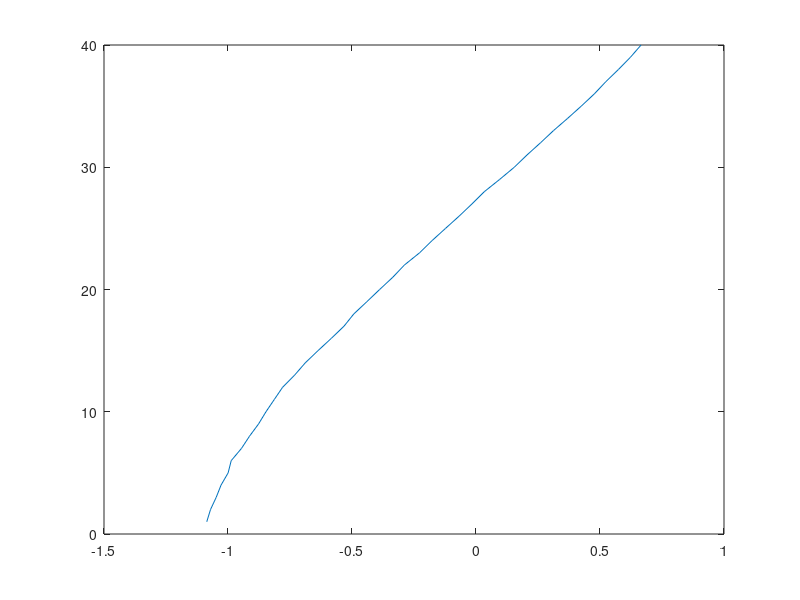

This figure's MATLAB source: (Note: this script raises an error after producing the figure.)
clc
clear 

%% Dinamyc System
%--------------------------------------------------------------------------
% SYSTEM
%--------------------------------------------------------------------------
%..........................................................................
% System constrains
%..........................................................................
% Adjacency Matrix
M_A = [0 0; 0 1];

g1 = 2;
cx1 = 0;
cx2 = 0.2;
cx3 = 1;
cx21 = (1 - cx2);
cx4 = 1;


%..........................................................................
%--------------------------------------------------------------------------
% creando la ecuacion (5)
Ts = 0.05; %delta time

A = [0 1; -1 0];

C = [0 1];

Al = [0.9988 0.05; -0.05 0.9988];
A1 = Al;
A2 = Al;
A3 = Al;
A4 = Al;

B_l = [0.16 0.08]';

B1o = [0.1 0.05]';
B1 = (g1+cx1)*B1o;

B2o = [-0.08 -0.05]';
B2 = (cx2 + cx21)*B2o;

B3o = [-0.19 -0.1]';
B3 = cx3*B3o;

B4o = [0.13 0.08]';
B4 = cx4*B4o;

C1 = C;
C2 = C;
C3 = C;
C4 = C;

% Disturbances
md = 0.03;
dmax = 3*md;
dmin = -3*md;

Ad = [1 -1]';
bd = [dmax -dmin]';

% Energy
umax = 1;
umin = -1;

% Constraints
A_err = [1 0; -1 0; 0 1; 0 -1];
b_err = [100 100 100 100]';

Au = [1 -1]';
bu = [umax -umin]';

%% MPC Tuning
%--------------------------------------------------------------------------
% MPC tunning
%--------------------------------------------------------------------------
%..........................................................................
% Backward finite horizon
%..........................................................................

L = 40;%Horizonte del MHE
T = 40;%horizonte del mpc
%..........................................................................
% MHE weights
%..........................................................................

W = 1000;
Wd = 100;

%..........................................................................
% MPC Weights
%..........................................................................

Q = [10 0; 0 10];
R = 0.01;

%--------------------------------------------------------------------------
% QUADRATIC OPTIMIZATION PROBLEM
%--------------------------------------------------------------------------
%..........................................................................
% Formulation
%..........................................................................

% States number
nx = size(A1,2);
% Control signals number
nu = size(B1,2);
% Disturbance number
nd = size(B1,2);
% Output number
nc = size(eye(2),1);
% Output number
nc1 = size( C1, 1 );
nc3 = size( C3, 1 );
nc2 = size( C2, 1 );
nc4 = size( C4, 1 );



%%  Construction A_, B_, P_
%  Equation (8)
A_ = zeros( nx*T, nx); %Gx

B_1 = zeros( nx*T, nu*T); %Gu
B_2 = zeros( nx*T, nu*T); %Gu
B_3 = zeros( nx*T, nu*T); %Gu
B_4 = zeros( nx*T, nu*T); %Gu

P_ = zeros( nx*T, nx*T); %Gg
for i = 1:T
    A_( nx*(i-1)+1:nx*i  ,:) = A1^i;
    for j = 1:T-i+1
        B_1( nx*(j+i-2)+1:nx*(j+i-1) , nu*(j-1)+1:nu*j ) = -(A1^(i-1))*B1;
        B_2( nx*(j+i-2)+1:nx*(j+i-1) , nu*(j-1)+1:nu*j ) = -(A2^(i-1))*B2;
        B_3( nx*(j+i-2)+1:nx*(j+i-1) , nu*(j-1)+1:nu*j ) = -(A3^(i-1))*B3;
        B_4( nx*(j+i-2)+1:nx*(j+i-1) , nu*(j-1)+1:nu*j ) = -(A4^(i-1))*B4;
        
        P_( nx*(j+i-2)+1:nx*(j+i-1) , nx*(j-1)+1:nx*j ) = (A1^(i-1));
    end
        
end

%% MPC
% equation 11

%..........................................................................
% Q_hat, R_hat construction
%..........................................................................

Q_hat = kron( eye(T), Q );

R_hat = kron( eye(T), R );


H = B_1'*Q_hat*B_1 + R_hat;
H = ( H+H' )/2;

H2 = B_2'*Q_hat*B_2 + R_hat;
H2 = ( H2+H2' )/2;

H3 = B_3'*Q_hat*B_3 + R_hat;
H3 = ( H3+H3' )/2;

H4 = B_4'*Q_hat*B_4 + R_hat;
H4 = ( H4+H4' )/2;


%% Costruction A_e, B_e, P_e
% Equation (15)
Ae_1 = zeros( nc1*(L+1), nx); %Gxc1
Ae_2 = zeros( nc1*(L+1), nx); %Gxc2
Ae_3 = zeros( nc1*(L+1), nx); %Gxc3
Ae_4 = zeros( nc1*(L+1), nx); %Gxc4

Be_1 = zeros( nc1*(L+1), nu*L); %Guc1
Be_2 = zeros( nc1*(L+1), nu*L); %Guc2
Be_3 = zeros( nc1*(L+1), nu*L); %Guc3
Be_4 = zeros( nc1*(L+1), nu*L); %Guc4

Pe_1 = zeros( nc1*(L+1), nx); %Ggc1
Pe_2 = zeros( nc1*(L+1), nx); %Ggc2
Pe_3 = zeros( nc1*(L+1), nx); %Ggc3
Pe_4 = zeros( nc1*(L+1), nx); %Ggc4

Ae_1( 1:nc1, :) = C1;
for i = 2:L+1
    Ae_1( nc1*(i-1)+1:nc1*i , : ) = C1*(A1^(i-1));
    Ae_2( nc1*(i-1)+1:nc1*i , : ) = C2*(A2^(i-1));
    Ae_3( nc1*(i-1)+1:nc1*i , : ) = C3*(A3^(i-1));
    Ae_4( nc1*(i-1)+1:nc1*i , : ) = C4*(A4^(i-1));
    for j = 1:L-i+2
        Be_1( nc1*(j+i-2)+1:nc1*(j+i-1) , nu*(j-1)+1:nu*j ) = -(C1*(A1^(i-2)))*B1;
        Be_2( nc1*(j+i-2)+1:nc1*(j+i-1) , nu*(j-1)+1:nu*j ) = -(C2*(A2^(i-2)))*B2;
        Be_3( nc1*(j+i-2)+1:nc1*(j+i-1) , nu*(j-1)+1:nu*j ) = -(C3*(A3^(i-2)))*B3;
        Be_4( nc1*(j+i-2)+1:nc1*(j+i-1) , nu*(j-1)+1:nu*j ) = -(C4*(A4^(i-2)))*B4;
        
        Pe_1( nc1*(j+i-2)+1:nc1*(j+i-1) , nx*(j-1)+1:nx*j ) = (C1*(A1^(i-2))); 
        Pe_2( nc1*(j+i-2)+1:nc1*(j+i-1) , nx*(j-1)+1:nx*j ) = (C2*(A2^(i-2))); 
        Pe_3( nc1*(j+i-2)+1:nc1*(j+i-1) , nx*(j-1)+1:nx*j ) = (C3*(A3^(i-2))); 
        Pe_4( nc1*(j+i-2)+1:nc1*(j+i-1) , nx*(j-1)+1:nx*j ) = (C4*(A4^(i-2))); 
    end
end



%%  MHE
% equation 18

%..........................................................................
% W_hat construction
%..........................................................................

W_hat = kron(eye(L+1),W);

Wd_hat = kron( eye(L) , Wd );


Hm1 = [Ae_1'*W_hat*Ae_1  Ae_1'*W_hat*Be_1;
      Be_1'*W_hat*Ae_1  Be_1'*W_hat*Be_1+Wd_hat];
  
Hm1 =( Hm1+Hm1')/2;


Hm2 = [Ae_2'*W_hat*Ae_2 Ae_2'*W_hat*Be_2;
      Be_2'*W_hat*Ae_2 Be_2'*W_hat*Be_2+Wd_hat];
  
Hm2 =( Hm2+Hm2')/2;


Hm3 = [Ae_3'*W_hat*Ae_3 Ae_3'*W_hat*Be_3;
      Be_3'*W_hat*Ae_3 Be_3'*W_hat*Be_3+Wd_hat];
  
Hm3 =( Hm3+Hm3')/2;

Hm4 = [Ae_4'*W_hat*Ae_4 Ae_4'*W_hat*Be_4;
      Be_4'*W_hat*Ae_4 Be_4'*W_hat*Be_4+Wd_hat];
  
Hm4 =( Hm4+Hm4')/2;

%..........................................................................
%% Constrains Augmented System
%..........................................................................

% MPC

Au_hat = kron( eye(T), Au );
bu_hat = kron( ones(T,1), bu );

AU = Au_hat;

AA = AU;

% MHE

Ae_hat_m = kron( eye(1), A_err );
be_hat_m = kron( ones(1,1), b_err );

Ad_hat_m = kron( eye(L), Ad );
bd_hat_m = kron( ones(L,1), bd );

AA_m = [Ae_hat_m zeros( size( Ae_hat_m , 1 ) , size( Ad_hat_m , 2 ) );
      zeros( size( Ad_hat_m , 1) , size( Ae_hat_m , 2 ) ) Ad_hat_m];
  
bU_m = [be_hat_m; bd_hat_m];
%

%..........................................................................
%--------------------------------------------------------------------------



%--------------------------------------------------------------------------
% SIMULATION
%--------------------------------------------------------------------------
%..........................................................................
% Parameters
%..........................................................................

% Inicial conditions
x = [1 1]';

x1 = [3*randn(1,1) 0.5*randn(1,1)]';

x3 = [3*randn(1,1) 0.5*randn(1,1)]';

x2 = [3*randn(1,1) 0.5*randn(1,1)]';

x4 = [3*randn(1,1) 0.5*randn(1,1)]';

e = g1*( x - x1 );

e3 = cx3*(x1 - x3);

e2 = cx2*(x3 - x2) + cx21*(x1 - x2);

e4 = cx4*(x2 - x4);

% Final time
tf = 25;

% Time vector
t = 0:Ts:tf;
t = t';

%..........................................................................
% History vectors
%..........................................................................

% Real States
X = zeros( length(t)+1 , nx );
X( 1 , : ) = x;

X1 = zeros( length(t)+1 , nx );
X1( 1 , : ) = x1;

X3 = zeros( length(t)+1 , nx );
X3( 1 , : ) = x3;

X2 = zeros( length(t)+1 , nx );
X2( 1 , : ) = x2;

X4 = zeros( length(t)+1 , nx );
X4( 1 , : ) = x4;

E = zeros( length(t)+1 , nx );
Ee1 = E;
E( 1 , : ) = e;

E3 = zeros( length(t)+1 , nx );
Ee3 = E3;
E3( 1 , : ) = e3;
% 
E2 = zeros( length(t)+1 , nx );
Ee2 = E2;
E2( 1 , : ) = e2;

E4 = zeros( length(t)+1 , nx );
Ee4 = E4;
E4( 1 , : ) = e4;

% Output
Y1 = zeros( length(t), nc1);
Y1( 1, :) = C1*e;

Y2 = zeros( length(t), nc2);
Y2( 1, :) = C2*e2;

Y3 = zeros( length(t), nc3);
Y3( 1, :) = C3*e3;

Y4 = zeros( length(t), nc4);
Y4( 1, :) = C4*e4;

% Control Signal
U = zeros( length(t) , nu );

U3 = zeros( length(t) , nu );

U2 = zeros( length(t) , nu );

U4 = zeros( length(t) , nu );

U_leader = zeros( length(t) , nu );

% Disturbances

D1 = zeros( length(t) , nd );
D1e = D1;

D2 = zeros( length(t) , nd );
D2e = D2;

D3 = zeros( length(t) , nd );
D3e = D3;

D4 = zeros( length(t) , nd );
D4e = D4;
%..........................................................................
% System start
%..........................................................................

% Magnitud del ruido
%  Revisar la función con la que se esta generando el ruido
% Control Signal Leader
u_leader = @(k) 0.2 * sin((2 * pi/ 200)*k);

for i = 1:L
    
    
    x = Al*x + B_l*u_leader(i);    
    X ( i+1, : ) = x;
    U_leader(i, :) = u_leader(i);    
    
    di = md*randn(1,1);
    x1 = A1*x1 + B1o*di;
    X1 ( i+1, : ) = x1;
    D1( i, : ) = di;
    
    di = md*randn(1,1);
    x2 = A2*x2 + B2o*di;
    X2 ( i+1, : ) = x2;
    D2( i, : ) = di;
    
    di = md*randn(1,1);
    x3 = A3*x3 + B3o*di;
    X3 ( i+1, : ) = x3;
    D3( i, : ) = di;
    
    di = md*randn(1,1);
    x4 = A4*x4 + B4o*di;
    X4 ( i+1, : ) = x4;
    D4( i, : ) = di;
%     
    e = g1*( x - x1 );
    e2 = cx2*(x3 - x2) + cx21*(x1 - x2);
    e3 = cx3*(x1 - x3);
    e4 = cx4*(x2 - x4);
    
    E( i+1, :) = e;
    E2( i+1, :) = e2;
    E3( i+1, :) = e3;
    E4( i+1, :) = e4;
%     
    Y1( i+1, : ) = C1*e;
    Y2( i+1, : ) = C2*e2;
    Y3( i+1, : ) = C3*e3;
    Y4( i+1, : ) = C4*e4;
end
plot(E3(1:L),1:L)


%--------------------------------------------------------------------------
% OPTIMIZATION
%--------------------------------------------------------------------------
%..........................................................................
% Parameters
%..........................................................................

theta = 0.9;

%..........................................................................
% Inicial values for solution for dual-primal problem
%..........................................................................
% MPC
u = 0*abs(rand( size(AA,2) , 1 ));

u3 = 0*abs(rand( size(AA,2) , 1 ));

u2 = 0*abs(rand( size(AA,2) , 1 ));

u4 = 0*abs(rand( size(AA,2) , 1 ));

Lambda = 1*ones( size(AA,1) , 1 );
Lambda3 = 1*ones( size(AA,1) , 1 );
Lambda2 = 1*ones( size(AA,1) , 1 );
Lambda4 = 1*ones( size(AA,1) , 1 );

s =  1./Lambda;
s3 =  1./Lambda;
s2 =  1./Lambda;
s4 =  1./Lambda;


% MHE

um = 0*abs(rand( size(AA_m,2) , 1 ));

u3m = 0*abs(rand( size(AA_m,2) , 1 ));
% 
u2m = 0*abs(rand( size(AA_m,2) , 1 ));

u4m = 0*abs(rand( size(AA_m,2) , 1 ));

% u = umax*ones( size(AA,2) , 1 );
Lambdam = 1*ones( size(AA_m,1) , 1 );
Lambda3m = 1*ones( size(AA_m,1) , 1 );
Lambda2m = 1*ones( size(AA_m,1) , 1 );
Lambda4m = 1*ones( size(AA_m,1) , 1 );

sm =  1./Lambdam;
s3m =  1./Lambda3m;
s2m =  1./Lambda2m;
s4m =  1./Lambda4m;

nloop = 0;

%..........................................................................
%--------------------------------------------------------------------------



%--------------------------------------------------------------------------
% SIMULATION LOOP
%--------------------------------------------------------------------------

tic
for i = L+1:length(t)
    
    up1  = U( i-L:i-1, : );
    y1 = Y1( i-L:i, :);
    
    up2  = U2( i-L:i-1, : );
    y2 = Y2( i-L:i, :);
    
    
    up3  = U3( i-L:i-1, : );
    y3 = Y3( i-L:i, :);
    
    up4  = U4( i-L:i-1, : );
    y4 = Y4( i-L:i, :);
    
    up0 = U_leader( i-L:i-1, : );
    
    % control signal k-1
    uam = -1e6*ones( size(um,1) + size(u3m,1) + size(u2m,1) + size(u4m,1), 1);
    % Iteration number
    iter2 = 1;
    
    while norm([um;u2m;u3m;u4m] - uam) > 1e-1 && iter2 <= 10000
        
        uam = [um;u2m;u3m;u4m];
        iter2 = iter2 +1;
        
        gammam = g1*kron( eye(L), B_l)*(up0);
        gamma2m = cx2*kron( eye(L), B3o )*(up3 + u3m(nx+1:end , :)) + ...
                  cx21*kron( eye(L), B1o )*(up1 + um(nx+1:end , :));
        gamma3m = cx3*kron( eye(L), B1o )*(up1 + um(nx+1:end , :));
        gamma4m = cx4*kron( eye(L), B2o )*(up2 + u2m(nx+1:end , :));
        
        
        Fm1 = [up1'*Be_1'*W_hat*Ae_1 + gammam'*Pe_1'*W_hat*Ae_1 - y1'*W_hat*Ae_1  ...
            up1'*Be_1'*W_hat*Be_1+gammam'*Pe_1'*W_hat*Be_1-y1'*W_hat*Be_1];
        
        Fm2 = [up2'*Be_2'*W_hat*Ae_2+gamma2m'*Pe_2'*W_hat*Ae_2-y2'*W_hat*Ae_2  ...
            up2'*Be_2'*W_hat*Be_2+gamma2m'*Pe_2'*W_hat*Be_2-y2'*W_hat*Be_2];
        
        Fm3 = [up3'*Be_3'*W_hat*Ae_3+gamma3m'*Pe_3'*W_hat*Ae_3-y3'*W_hat*Ae_3  ...
            up3'*Be_3'*W_hat*Be_3+gamma3m'*Pe_3'*W_hat*Be_3-y3'*W_hat*Be_3];   
        
        Fm4 = [up4'*Be_4'*W_hat*Ae_4+gamma4m'*Pe_4'*W_hat*Ae_4-y4'*W_hat*Ae_4  ...
            up4'*Be_4'*W_hat*Be_4+gamma4m'*Pe_4'*W_hat*Be_4-y4'*W_hat*Be_4];   
        
        
        
        um = ( Hm1 + theta*( AA_m'*AA_m ) )  \ ( AA_m'*( theta*sm + Lambdam ) - Fm1' );
        
        sm = min( AA_m*um - ( 1/theta )*Lambdam , bU_m );
        
        Lambdam = Lambdam + theta*(-AA_m*um + sm);
        
        
        
        
        u2m = ( Hm2 + theta*( AA_m'*AA_m ) )  \ ( AA_m'*( theta*s2m + Lambda2m ) - Fm2' );
        
        s2m = min( AA_m*u2m - ( 1/theta )*Lambda2m , bU_m );
        
        Lambda2m = Lambda2m + theta*(-AA_m*u2m + s2m);
        
        
        
        
        u3m = ( Hm3 + theta*( AA_m'*AA_m ) )  \ ( AA_m'*( theta*s3m + Lambda3m ) - Fm3' );
        
        s3m = min( AA_m*u3m - ( 1/theta )*Lambda3m , bU_m );
        
        Lambda3m = Lambda3m + theta*(-AA_m*u3m + s3m);
        
        
        
        u4m = ( Hm4 + theta*( AA_m'*AA_m ) )  \ ( AA_m'*( theta*s4m + Lambda4m ) - Fm4' );
        
        s4m = min( AA_m*u4m - ( 1/theta )*Lambda4m , bU_m );
        
        Lambda4m = Lambda4m + theta*(-AA_m*u4m + s4m);
        
    end
   
    
    out = um( 1:nx, :);
    out3 = u3m( 1:nx, :);
    out2 = u2m( 1:nx, :);
    out4 = u4m( 1:nx, :);
    
    for j=1:L
        out = A1*out - B1*(up1(j) + um(nx+j,:)) + g1*B_l * up0(j);
        out3 = A3*out3 - B3*(up3(j) + u3m(nx+j,:)) + cx3*B1o*(up1(j) + um(nx+j,:));
        out2 = A2*out2 - B2*(up2(j) + u2m(nx+j,:)) + cx2*B3o*(up3(j) + u3m(nx+j,:)) ...
                                                   + cx21*B1o*(up1(j) + um(nx+j,:));

        out4 = A4*out4 - B4*(up4(j) + u4m(nx+j,:)) + cx4*B2o*(up2(j) + u2m(nx+j,:));
    end
    
    Ee1(i,:) = out;
    Ee3(i,:) = out3;
    Ee2(i,:) = out2;
    Ee4(i,:) = out4;
    
    e = out;
    e3 = out3;
    e2 = out2;
    e4 = out4;
    
    dd1 = md*randn(size(u));
    dd3 = md*randn(size(u));
    dd2 = md*randn(size(u));
    dd4 = md*randn(size(u));
    
%     
    %......................................................................
    % Constrains Augmented System
    %......................................................................
    
    bU = bu_hat;
    
    %......................................................................
    %----------------------------------------------------------------------
    
    %----------------------------------------------------------------------
    % SOLUTION FOR QUADRATIC OPTIMIZATION PROBLEM
    %----------------------------------------------------------------------
    
    % control signal k-1
    ua = -1e6*ones( size(u,1) + size(u3, 1) + size(u2, 1) + size(u4, 1) , 1);
    % Iteration number
    iter = 1;
    
    while norm([u;u2;u3;u4] - ua) > 1e-3 && iter <= 10000
        u1
        ua = [u;u2;u3;u4];
%         gamma = pi
%         Gg = P
        gamma = g1*kron( eye(T), B_l)*(u_leader(i+1:i+T)');
        gamma3 = cx3*kron( eye(T), B1o )*(u+dd1);
        gamma2 = cx2*kron( eye(T), B3o )*(u3+dd3) + cx21*kron( eye(T), B1o )*(u+dd1);
        gamma4 = cx4*kron( eye(T), B2o )*(u2+dd2);
        
%         equation 11
        F1 = e'*A_'*Q_hat*B_1 + gamma'*P_'*Q_hat*B_1 + dd1'*B_1'*Q_hat*B_1;
        F3 = e3'*A_'*Q_hat*B_3 + gamma3'*P_'*Q_hat*B_3 + dd3'*B_3'*Q_hat*B_3;
        F2 = e2'*A_'*Q_hat*B_2 + gamma2'*P_'*Q_hat*B_2 + dd2'*B_2'*Q_hat*B_2;
        F4 = e4'*A_'*Q_hat*B_4 + gamma4'*P_'*Q_hat*B_4 + dd4'*B_4'*Q_hat*B_4;
        
%         PROCESO DE OPTIMIZACION ADMM
        u = ( H + theta*( AA'*AA ) )  \ ( AA'*( theta*s + Lambda ) - F1' );
        s = min( AA*u - ( 1/theta )*Lambda , bU );
        Lambda = Lambda + theta*(-AA*u + s);%
        
        
        
        u2 = ( H2 + theta*( AA'*AA ) )  \ ( AA'*( theta*s2 + Lambda2 ) - F2' );
        s2 = min( AA*u2 - ( 1/theta )*Lambda2 , bU );
        Lambda2 = Lambda2 + theta*(-AA*u2 + s2);  
        
        
        
        u3 = ( H3 + theta*( AA'*AA ) )  \ ( AA'*( theta*s3 + Lambda3 ) - F3' );
        s3 = min( AA*u3 - ( 1/theta )*Lambda3 , bU );
        Lambda3 = Lambda3 + theta*(-AA*u3 + s3);
        
        
        
        u4 = ( H4 + theta*( AA'*AA ) )  \ ( AA'*( theta*s4 + Lambda4 ) - F4' );
        s4 = min( AA*u4 - ( 1/theta )*Lambda4 , bU );
        Lambda4 = Lambda4 + theta*(-AA*u4 + s4);
        
        
        
        iter = iter + 1;
        
    end
    
    %----------------------------------------------------------------------
    % System, state, and control update 
    %----------------------------------------------------------------------
    
    % System Leader
    x = Al*x +  B_l*u_leader(i);
    
    % State Leader
    X( i+1 , : ) = x;
    U_leader( i, :) = u_leader(i);
    
    % System agent 1
    di = md*randn(1,1);
    D1( i, : ) = di;
    x1 = A1*x1 + B1o*(u(1,1) + di);
    
    % State agent 1
    X1( i+1 , : ) = x1;
    
    
    % System agent 2
    di = md*randn(1,1);
    D2( i, : ) = di;
    x2 = A2*x2 + B2o*(u2(1,1) + di);
    % State agent 2
    X2( i+1 , : ) = x2;
    
    
    % System agent 3
    di = md*randn(1,1);
    D3( i, : ) = di;
    x3 = A3*x3 + B3o*(u3(1,1) + di);
    % State agent 3
    X3( i+1 , : ) = x3;
    
    
    
    
     % System agent 4
    di = md*randn(1,1);
    D4( i, : ) = di;
    x4 = A4*x4 + B4o*(u4(1,1) + di);
    
    % State agent 4
    X4( i+1 , : ) = x4;
    
    
    

    e = g1*(x - x1);
    Y1(i+1) = C1*e;
    E(i+1, :) = e;
    
    
    
    
    e2 = cx2*(x3 - x2) + cx21*(x1 - x2);
    Y2( i+1 , : ) = C2*e2;
    E2(i+1, :) = e2;
    
    
    
    
    e3 = cx3*(x1 - x3);
    E3(i+1, :) = e3;
    Y3(i+1, :) = C3*e3;
    
    
    e4 = cx4*(x2 - x4);
    E4(i+1, :) = e4;
    Y4(i+1, :) = C4*e4;
    
    
    % Control
    U( i , :) = u(1,1);
    U2( i , :) = u2(1,1);
    U3( i , :) = u3(1,1);
    U4( i , :) = u4(1,1);
    
    nloop = nloop + 1;
end
toc

%--------------------------------------------------------------------------
% k = 0:length(t);
% k = k';

k = 0:300;
k = k';

%--------------------------------------------------------------------------

figure(2)

subplot(2,1,1)

hold on
plot( k, X(k+1,1), 'LineWidth', 1.5)    
plot( k, X1(k+1,1), 'LineWidth', 1.5)
plot( k, X2(k+1,1), 'LineWidth', 1.5)
plot( k, X3(k+1,1), 'LineWidth', 1.5)
plot( k, X4(k+1,1), 'LineWidth', 1.5)
hold off
xlim([0 k(end)])
grid on
grid minor
set(gca,'FontSize', 15)
ylabel('$x_1$', 'Interpreter', 'latex', 'FontSize', 20)


subplot(2,1,2)

hold on
plot( k, X(k+1,2), 'LineWidth', 1.5)
plot( k, X1(k+1,2), 'LineWidth', 1.5)
plot( k, X2(k+1,2), 'LineWidth', 1.5)
plot( k, X3(k+1,2), 'LineWidth', 1.5)
plot( k, X4(k+1,2), 'LineWidth', 1.5)
hold off
xlim([0 k(end)])
legend({'$A_0$', '$A_1$', '$A_2$', '$A_3$', '$A_4$'}, 'Interpreter',...
        'latex', 'Orientation', 'horizontal','FontSize', 15)   
grid on
grid minor
set(gca,'FontSize', 15)
ylabel('$x_2$', 'Interpreter', 'latex', 'FontSize', 20)
xlabel('$k$', 'Interpreter', 'latex', 'FontSize', 20)

%--------------------------------------------------------------------------

figure(3)

subplot(2,1,1)

hold on
plot( k, E(k+1,1), 'LineWidth', 1.5)
plot( k, E2(k+1,1), 'LineWidth', 1.5)
plot( k, E3(k+1,1), 'LineWidth', 1.5)
plot( k, E4(k+1,1), 'LineWidth', 1.5)
hold off
xlim([0 k(end)])
grid on
grid minor
set(gca,'FontSize', 15)
ylabel('$\varepsilon_1$', 'Interpreter', 'latex', 'FontSize', 20)


subplot(2,1,2)

hold on
plot( k, E(k+1,2), 'LineWidth', 1.5)
plot( k, E2(k+1,2), 'LineWidth', 1.5)
plot( k, E3(k+1,2), 'LineWidth', 1.5)
plot( k, E4(k+1,2), 'LineWidth', 1.5)
hold off
xlim([0 k(end)])
legend({'$A_1$', '$A_2$', '$A_3$', '$A_4$'}, 'Interpreter',...
        'latex', 'Orientation', 'horizontal','FontSize', 15)   
grid on
grid minor
set(gca,'FontSize', 15)
ylabel('$\varepsilon_2$', 'Interpreter', 'latex', 'FontSize', 20)
xlabel('$k$', 'Interpreter', 'latex', 'FontSize', 20)

%--------------------------------------------------------------------------
% k = 0:length(t)-1;

%--------------------------------------------------------------------------

figure(4)

hold on

stairs(k, U_leader(k+1), 'LineWidth', 1.5)
stairs(k, U(k+1), 'LineWidth', 1.5)
stairs(k, U2(k+1), 'LineWidth', 1.5)
stairs(k, U3(k+1), 'LineWidth', 1.5)
stairs(k, U4(k+1), 'LineWidth', 1.5)
hold off
xlim([0 k(end)])
ylim([-1.1 1.1])
grid on
grid minor
set(gca,'FontSize', 15)
ylabel('$u$', 'Interpreter', 'latex', 'FontSize', 20)
xlabel('$k$', 'Interpreter', 'latex', 'FontSize', 20)
legend({'$u_0$','$u_1$', '$u_2$', '$u_3$', '$u_4$'}, 'Interpreter',...
        'latex', 'Orientation', 'horizontal','FontSize', 15)   


